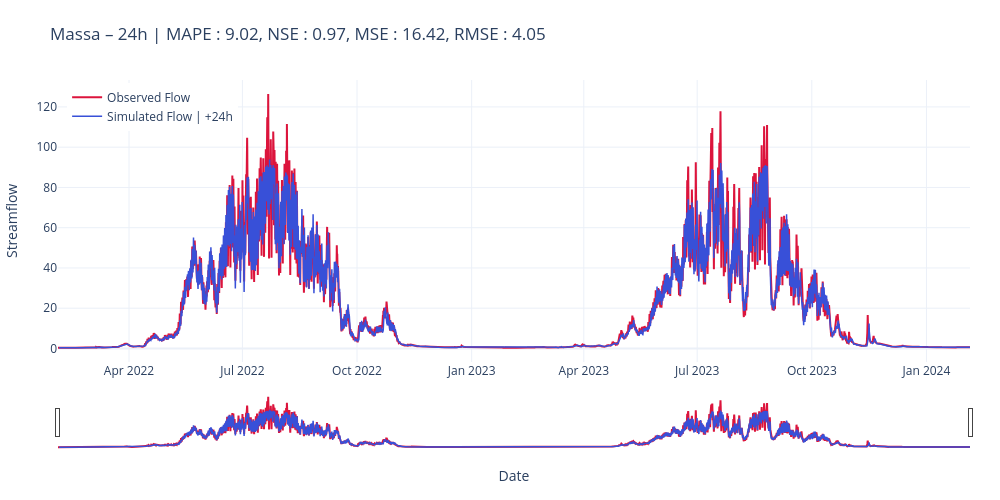

The notebook cell saved with this chart:
### Code cell
scores_str = str.join(', ', [f"{key} : {scores[key]:.2f}" for key in scores])
title24 = f"Massa – {cfg.predict_last_n}h | " + scores_str

# plot_forecast_24h(measured=y_true, predicted=y_pred, title=title24, mode="list", horizons=[1, 6, cfg.predict_last_n])
plot_forecast_24h(measured=y_true, predicted=y_pred, title=title24, mode="list", horizons=[cfg.predict_last_n])

### Figure 1 — Plotly figure (JSON) as saved in the notebook; plotly's stock layout.template omitted (floating-point values rounded to 4 significant figures; data arrays with more than 128 entries replaced by an {"elided": "..."} marker saying what was removed)
{"data": [{"line": {"color": "crimson", "width": 2}, "mode": "lines", "name": "Observed Flow", "type": "scatter", "x": {"elided": "17568 str values"}, "y": {"elided": "17568 float values"}}, {"line": {"color": "#3850D8", "width": 1.5}, "mode": "lines", "name": "Simulated Flow | +24h", "type": "scatter", "x": {"elided": "17545 str values"}, "y": {"elided": "17545 float values"}}], "layout": {"dragmode": "zoom", "height": 500, "hovermode": "x unified", "legend": {"x": 0.01, "xanchor": "left", "y": 0.99, "yanchor": "top"}, "margin": {"b": 50, "l": 50, "r": 30, "t": 80}, "title": {"text": "Massa – 24h | MAPE : 9.02, NSE : 0.97, MSE : 16.42, RMSE : 4.05"}, "width": 1000, "xaxis": {"rangeslider": {"visible": true}, "title": {"text": "Date"}}, "yaxis": {"title": {"text": "Streamflow"}}}}
